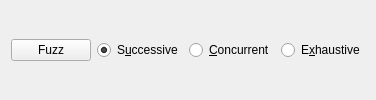
                  <widget class="QWidget" name="pageFuzzingUI_2">
                   <layout class="QHBoxLayout" name="horizontalLayout_5">
                    <item>
                     <widget class="QPushButton" name="btnFuzz_2">
                      <property name="text">
                       <string>Fuzz</string>
                      </property>
                     </widget>
                    </item>
                    <item>
                     <widget class="QRadioButton" name="rBSuccessive_2">
                      <property name="toolTip">
                       <string>&lt;html&gt;&lt;head/&gt;&lt;body&gt;&lt;p&gt;For multiple labels per message the fuzzed values are inserted &lt;span style=&quot; font-weight:600;&quot;&gt;one-by-one&lt;/span&gt;.&lt;/p&gt;&lt;/body&gt;&lt;/html&gt;</string>
                      </property>
                      <property name="text">
                       <string>S&amp;uccessive</string>
                      </property>
                      <property name="checked">
                       <bool>true</bool>
                      </property>
                     </widget>
                    </item>
                    <item>
                     <widget class="QRadioButton" name="rbConcurrent_2">
                      <property name="toolTip">
                       <string>&lt;html&gt;&lt;head/&gt;&lt;body&gt;&lt;p&gt;For multiple labels per message the labels are fuzzed &lt;span style=&quot; font-weight:600;&quot;&gt;at the same time&lt;/span&gt;.&lt;/p&gt;&lt;/body&gt;&lt;/html&gt;</string>
                      </property>
                      <property name="text">
                       <string>&amp;Concurrent</string>
                      </property>
                     </widget>
                    </item>
                    <item>
                     <widget class="QRadioButton" name="rBExhaustive_2">
                      <property name="toolTip">
                       <string>&lt;html&gt;&lt;head/&gt;&lt;body&gt;&lt;p&gt;For multiple labels per message the fuzzed values are inserted in &lt;span style=&quot; font-weight:600;&quot;&gt;all possible combinations&lt;/span&gt;.&lt;/p&gt;&lt;/body&gt;&lt;/html&gt;</string>
                      </property>
                      <property name="text">
                       <string>E&amp;xhaustive</string>
                      </property>
                     </widget>
                    </item>
                   </layout>
                  </widget>
